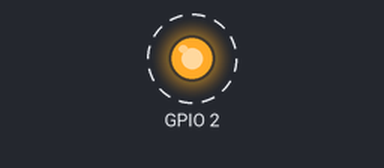
This sketch was run on a simulated ESP32. Shown: output pins drawn as LEDs (lit = HIGH). Dashed ring = blinking. What the sketch prints to the serial monitor is not drawn.

Above: at 0.2 s.
Timing chart, 0 to 3.0 s (numbered marks = the images above):
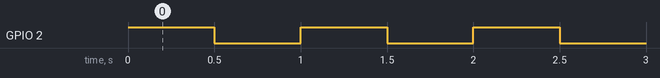

The sketch:

01_blink.ino
```cpp
// 01 - LED yakıp söndürme + Serial Monitor'e yazma (ESP32 DevKit V1, kart üstü LED = GPIO 2)
void setup() {
  Serial.begin(115200);
  pinMode(2, OUTPUT);
}
void loop() {
  digitalWrite(2, HIGH); Serial.println("LED ACIK");  delay(500);
  digitalWrite(2, LOW);  Serial.println("LED KAPALI"); delay(500);
}
```

Measured:
- by itself, GPIO 2: alternates HIGH for 0.50 s and LOW for 0.50 s
